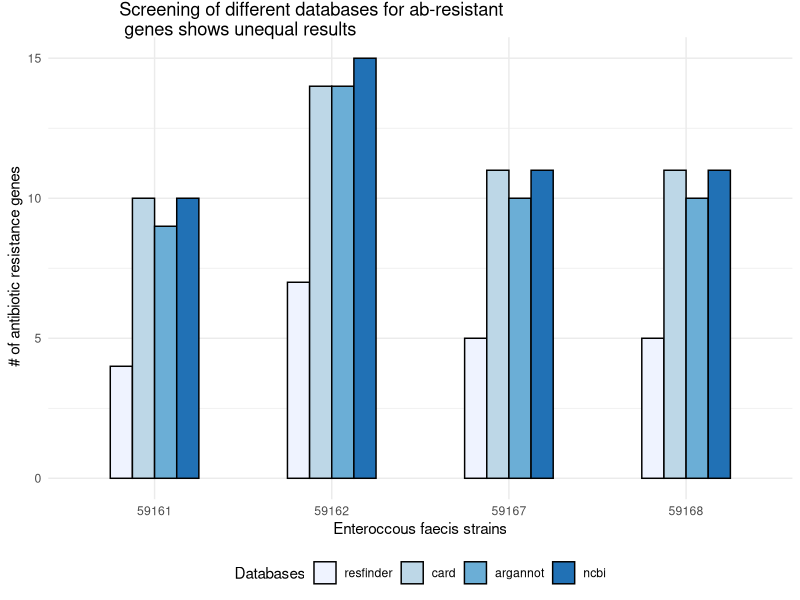
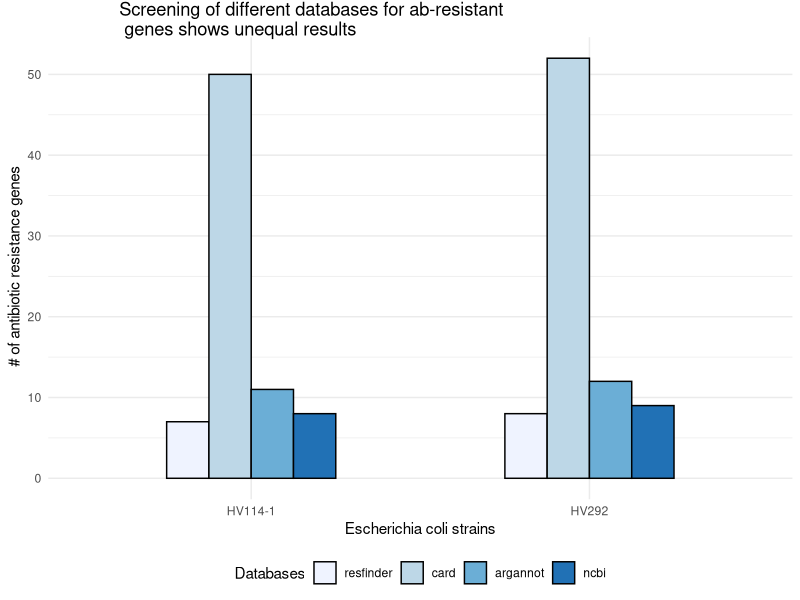
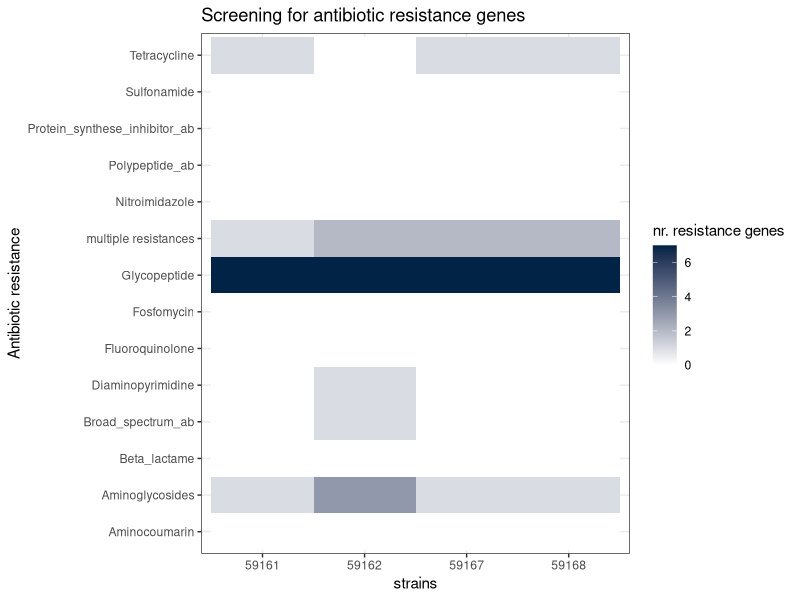
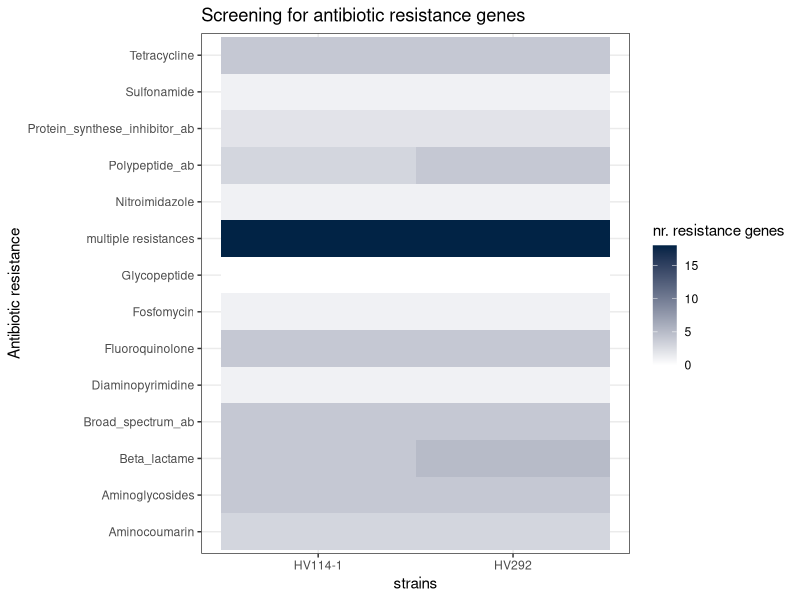
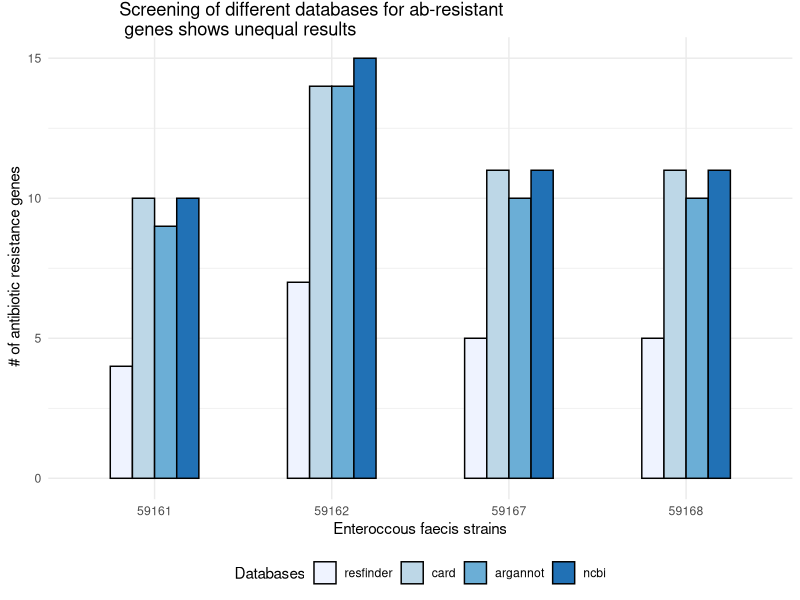
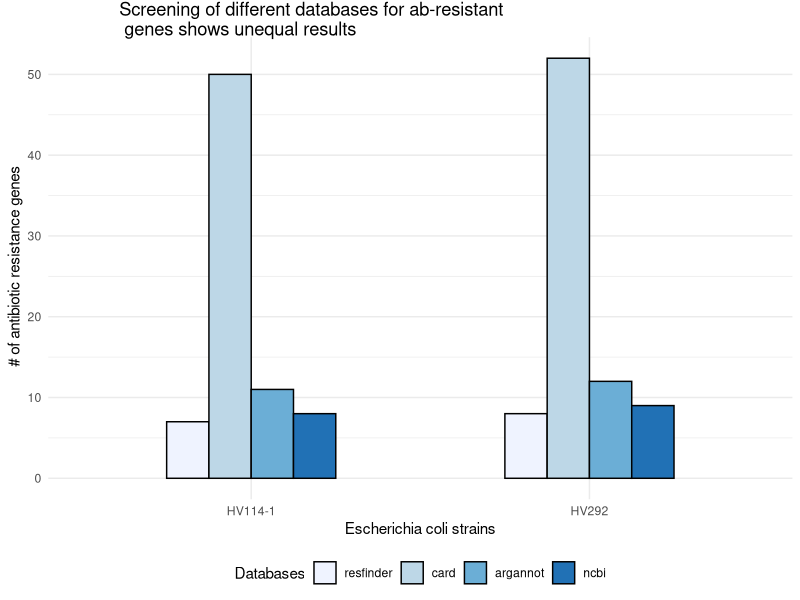
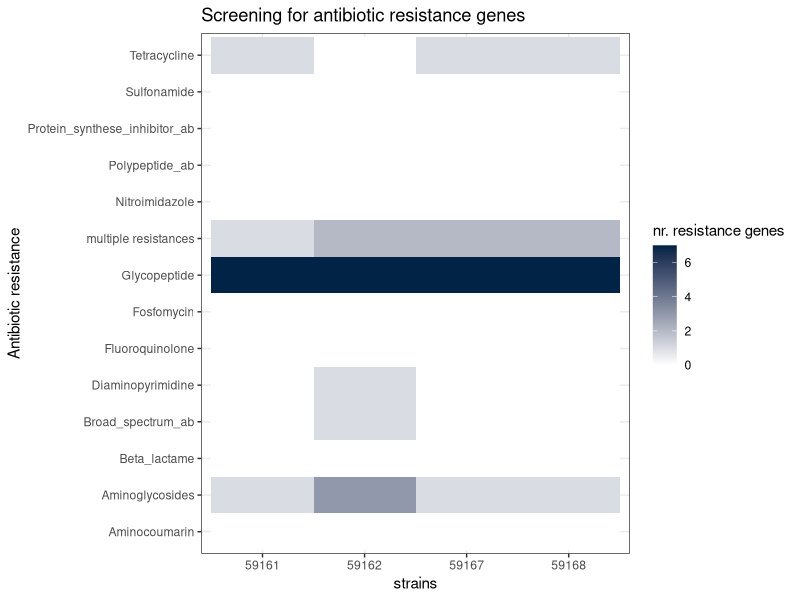
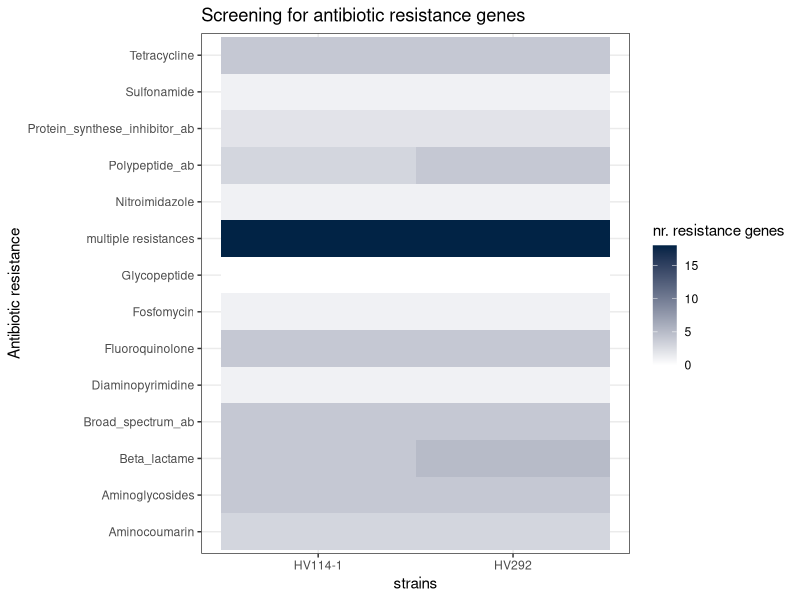

Recreate these plots in R, in order.
library(grDevices)
library(ggplot2)
library(tidyverse)
library(reshape2)

#Database comparison-------------------------------------------------------------------------------------

##ncbi file
ncbi <- read.csv2("ncbi.csv",header = TRUE)
###ncbi enterococcus faecis
ncbi_faecis<- apply(ncbi[c(1:4),-c(1:2)],c(1,2), function(x){if(x == "100"){x <- TRUE}else{x <- FALSE}})
names_faecis <- c("59161","59162","59167","59168")
rownames(ncbi_faecis) <- names_faecis  #ncbi_faecis_logical[0,] gives the ABs, ncbi_faecis_logical[,0]  gives the names
ncbi_faecis <- as.data.frame(ncbi_faecis) 
### ncbi E.coli
ncbi_coli<- apply(ncbi[c(5:6),-c(1:2)],c(1,2), function(x){if(x == "100"){x <- TRUE}else{x <- FALSE}})
names_coli <-c("HV114-1","HV292") 
ncbi_coli <- as.data.frame(ncbi_coli,row.names = names_coli)


##card file
card <- read.csv2("card.csv",header = TRUE)
card_faecis<- apply(card[c(1:4),-c(1:2)],c(1,2), function(x){if(x == "100"){x <- TRUE}else{x <- FALSE}})
rownames(card_faecis) <- names_faecis
card_faecis <- as.data.frame(card_faecis) 
card_coli<- apply(card[c(5:6),-c(1:2)],c(1,2), function(x){if(x == "100"){x <- TRUE}else{x <- FALSE}})
card_coli <- as.data.frame(card_coli,row.names = names_coli)

##argannot file
argannot<- read.csv2("argannot.csv",header = TRUE)
argannot_faecis<- apply(argannot[c(1:4),-c(1:2)],c(1,2), function(x){if(x == "100"){x <- TRUE}else{x <- FALSE}})
rownames(argannot_faecis) <- names_faecis
argannot_faecis <- as.data.frame(argannot_faecis) 
argannot_coli<- apply(argannot[c(5:6),-c(1:2)],c(1,2), function(x){if(x == "100"){x <- TRUE}else{x <- FALSE}})
argannot_coli <- as.data.frame(argannot_coli,row.names = names_coli)

##resfinder file
resfinder <- read.csv2("resfinder.csv",header = TRUE)
resfinder_faecis<- apply(resfinder[c(1:4),-c(1:2)],c(1,2), function(x){if(x == "100"){x <- TRUE}else{x <- FALSE}})
rownames(resfinder_faecis) <- names_faecis
resfinder_faecis <- as.data.frame(resfinder_faecis) 
resfinder_coli<- apply(resfinder[c(5:6),-c(1:2)],c(1,2), function(x){if(x == "100"){x <- TRUE}else{x <- FALSE}})
rownames(resfinder_coli) <- names_coli
resfinder_coli <- as.data.frame(resfinder_coli,row.names = names_coli)

apply(resfinder_coli,1,sum) #number of positive antibiotic genes respond in  E. coli strains from resfinder database
sum(resfinder_coli[1,]== "TRUE") #same but only first  (HV114-1) E. coli strain 

# Positive AB response-----------------------------------------------------------------------------------------------
##enterococcus faecis
a <- apply(resfinder_faecis,1,sum)
b <- apply(card_faecis,1,sum)
c <- apply(argannot_faecis,1,sum)
d <- apply(ncbi_faecis,1,sum)
faecis_t <- data.frame("resfinder"=a,"card"=b,"argannot"=c,"ncbi"=d)
df <- melt(faecis_t)
df$rowid <- names_faecis
df

##Eschericia coli
a <- apply(resfinder_coli,1,sum)
b <- apply(card_coli,1,sum)
c <- apply(argannot_coli,1,sum)
d <- apply(ncbi_coli,1,sum)
coli_t <- data.frame("resfinder"=a,"card"=b,"argannot"=c,"ncbi"=d)
df2 <- melt(coli_t)
df2$rowid <- names_coli

# Plot--------------------------------------------------

## Database comparisaison

my_title <- expression("Screening of different databases for ab-resistant \n genes shows unequal results")

### faecis
database <- ggplot(df,aes(rowid,value,fill=variable))+
  geom_col(position = "dodge",col="black",width = 0.5)+
  scale_fill_brewer(palette="Blues")+
  theme_minimal()+
    labs(x="Enteroccous faecis strains",y= " # of antibiotic resistance genes",fill="Databases", title = my_title)+
     theme(legend.position="bottom",plot.title = element_text(hjust = 0.2,vjust = -2.5))
database
ggsave(path= "/Users/moritzherrmann/Projects/Antibiotic_resistance/","result_databases_faecis.png",width = 5, height = 5)

### e.coli

database2 <- ggplot(df2,aes(rowid,value,fill=variable))+
  geom_col(position = "dodge",col="black",width = 0.5)+
  scale_fill_brewer(palette="Blues")+
  theme_minimal()+
  labs(x="Escherichia coli strains",y= " # of antibiotic resistance genes",fill="Databases", title = my_title)+
  theme(legend.position="bottom",plot.title = element_text(hjust = 0.2,vjust = -2.5))
database2
ggsave(path= "/Users/moritzherrmann/Projects/Antibiotic_resistance/","result_databases_coli.png",width = 5, height = 5)

# Grouped Antibiotics gene--------------------------

#we use card, The CARD is a rigorously curated collection of characterized, peer-reviewed resistance determinants 
#and associated antibiotics, organized by the Antibiotic Resistance Ontology (ARO) and AMR gene detection models.
card_faecis$strain <- names_faecis
card_coli$strain <- names_coli

faecis_tidy <- melt(card_faecis) %>% 
pivot_longer(c(-"strain"),names_to = "resistance_gene", values_to= "presence")
coli_tidy <- melt(card_coli) %>% 
  pivot_longer(c(-"strain"),names_to = "resistance_gene", values_to= "presence")

faecis_tidy$group <- NA
coli_tidy$group <- NA

##add antibiotic groups
Aminoglycosides <- c("aad.6.","aadA5","acrD","AAC.6...Ii","APH.3....Ib","APH.3...IIIa","APH.6..Id","baeR","baeS","cpxA","kdpE","tolC")
Glycopeptide <-  c("vanA","vanHA","vanRA","vanSA","vanXA","vanYA","vanZA")
Tetracycline <- c("acrB","acrS","emrK","emrY","Escherichia_coli_acrA","evgA","evgS","H.NS","marA","msrC","tet.B.","tetM","tolC")
Aminocoumarin <-c("baeR","baeS","cpxA","mdtA","mdtB","mdtC","tolC")
Polypeptide_ab <- c("bacA","eptA","pmrF","ugd","yojI")
Fluoroquinolone <- c("acrB","acrE","acrF","acrS","CRP","efmA","emrA","emrB","emrR","Escherichia_coli_acrA","evgA","evgS","gadW","gadX","H.NS","marA","mdtE","mdtF","mdtH","tolC")
beta_lactam <- c("acrB","acrE","acrF","acrS","CRP","CTX.M.1","Escherichia_coli_acrA","Escherichia_coli_ampC","Escherichia_coli_ampC1_beta.lactamase","Escherichia_coli_ampH","evgA","evgS","gadW","gadX","H.NS","marA","mdtE","mdtF","TEM.1","tolC")
broad_spectrum <- c("SAT.4","acrB","acrS","Escherichia_coli_acrA","Escherichia_coli_mdfA","marA","mdtM","mdtN","mdtO","mdtP","msrC","tolC")
Protein_synthese_inhibitor <- c("CRP","efmA","ErmB","Escherichia_coli_emrE","evgA","evgS","gadW","gadX","H.NS","mdtE","mdtF","mdtM","mphB","msrC","tolC")
Diaminopyrimidine <- c("dfrG","dfrA17")
multiple_resistances <- c("acrB","acrS","Escherichia_coli_acrA","evgA","evgS","H-NS","marA","msrC","tolC","baeR","baeS","cpxA","acrE","acrF","efmA","gadW","gadX","mdtE","mdtF","CRP","mdtM")


annotation <- function(faecis_tidy,...){
for (i in 1:length(faecis_tidy$resistance_gene)){
  if(faecis_tidy$resistance_gene[i] %in% multiple_resistances){
    faecis_tidy$group[i] <- "multiple resistances"
  } else if(faecis_tidy$resistance_gene[i] %in% Aminoglycosides ){
    faecis_tidy$group[i] <- "Aminoglycosides" 
  } else if (faecis_tidy$resistance_gene[i] %in% Glycopeptide){
      faecis_tidy$group[i] <- "Glycopeptide"
  } else if (faecis_tidy$resistance_gene[i] %in% Tetracycline){
        faecis_tidy$group[i] <- "Tetracycline"
  } else if (faecis_tidy$resistance_gene[i] %in% Aminocoumarin){
          faecis_tidy$group[i] <- "Aminocoumarin"
  } else if (faecis_tidy$resistance_gene[i] == "mdtG"){
            faecis_tidy$group[i] <-"Fosfomycin"
  } else if (faecis_tidy$resistance_gene[i] == "msbA"){
              faecis_tidy$group[i] <- "Nitroimidazole"
  } else if (faecis_tidy$resistance_gene[i] == "sul2"){
                faecis_tidy$group[i] <- "Sulfonamide"
  } else if (faecis_tidy$resistance_gene[i] %in% Diaminopyrimidine ){
                  faecis_tidy$group[i] <- "Diaminopyrimidine"  
  } else if (faecis_tidy$resistance_gene[i] %in% Polypeptide_ab){
                  faecis_tidy$group[i] <- "Polypeptide_ab"
  } else if (faecis_tidy$resistance_gene[i] %in% Fluoroquinolone){
                    faecis_tidy$group[i] <- "Fluoroquinolone"
  } else if (faecis_tidy$resistance_gene[i] %in% beta_lactam){
                      faecis_tidy$group[i] <- "Beta_lactame"
  } else if (faecis_tidy$resistance_gene[i] %in% broad_spectrum){
                        faecis_tidy$group[i] <- "Broad_spectrum_ab"
  } else if (faecis_tidy$resistance_gene[i] %in% Protein_synthese_inhibitor){
                          faecis_tidy$group[i] <- "Protein_synthese_inhibitor_ab"
   } 
}
  return(faecis_tidy)
}
## problem, when gene is active against multiple groups of antibiotic? Bcs if-else loop jumps to next i-entry when test expression is = TRUE

#problem solved with new group: multiple resistances
#cant we use inner join to get unique combination of ab genes?

faecis_tidy <- annotation(faecis_tidy)
coli_tidy <- annotation(coli_tidy)
print(coli_tidy,n=20)
print(faecis_tidy,n=20)

summary(faecis_tidy)

counting <- function(faecis_tidy){
x <- count(faecis_tidy,presence == TRUE,wt_var = strain,group)
for(i in 1:length(x$`presence == TRUE`))
  if(x[i,1] == FALSE){
    x[i,4] <- 0
    } else (x[i,4] == x$n)
x
tst <- ggplot(data=x,mapping= aes(wt_var,group))
tst + geom_tile(aes(fill=n)) +
  xlab(label= "strains") +
  ylab(label= "Antibiotic resistance") +
  scale_fill_gradient(name= "nr. resistance genes",
                      low = "#FFFFFF", high = "#012345") +
  ggtitle(label = "Screening for antibiotic resistance genes") +
  theme_bw()

}
counting(faecis_tidy)
ggsave(path= "/Users/moritzherrmann/Projects/Antibiotic_resistance/","result_abscreening_faecis.png",width = 6, height = 5)
counting(coli_tidy)
ggsave(path= "/Users/moritzherrmann/Projects/Antibiotic_resistance/", "result_abscreening_coli.png",width = 6, height = 5)

